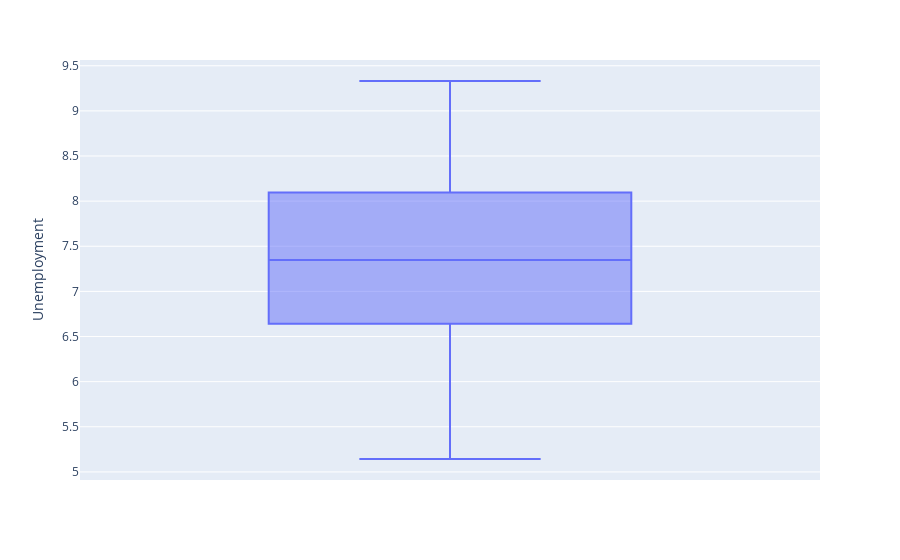

This figure's notebook cell:
### Code cell
fig = px.box(data_filtered, y="Unemployment")
fig.show()

### Figure 1 — Plotly figure (JSON) as saved in the notebook; plotly's stock layout.template omitted (floating-point values rounded to 4 significant figures)
{"data": [{"alignmentgroup": "True", "hovertemplate": "Unemployment=%{y}<extra></extra>", "legendgroup": "", "marker": {"color": "#636efa"}, "name": "", "notched": false, "offsetgroup": "", "orientation": "v", "showlegend": false, "type": "box", "x0": " ", "xaxis": "x", "y": [5.527, 8.243, 6.664, 6.034, 5.422, 8.424, 8.256, 6.061, 7.872, 6.664, 8.15, 7.17, 7.057, 8.09, 8.304, 8.09, 8.15, 8.15, 6.162, 7.943, 6.104, 7.348, 6.961, 7.057, 8.424, 7.545, 6.104, 6.833, 5.965, 5.143, 7.441, 6.877, 7.866, 7.197, 6.3, 7.658, 6.877, 7.567, 8.622, 6.925, 6.425, 5.644, 6.529, 5.644, 8.625, 7.197, 8.028, 5.946, 8.521, 7.682, 6.339, 6.489, 8.595, 7.962, 6.855, 8.975, 7.771, 8.549, 7.47, 7.658, 6.858, 7.484, 9.331, 6.768, 8.163, 6.299, 6.299, 8.106, 7.564, 6.56, 9.331, 7.127, 7.795, 7.527, 6.315, 6.442, 6.868, 6.315, 7.787, 7.951, 6.496, 6.973, 8.099, 7.856, 7.343, 8.899, 6.384, 7.092, 7.896, 7.808, 7.368, 7.092, 6.635, 7.343, 8.35, 8.992, 7.951, 8.099, 8.963, 6.885, 7.346, 6.833, 9.202, 6.908, 8.744, 5.943, 6.833, 7.806, 6.235, 6.961, 7.931, 5.936, 8.89, 8.535, 9.199], "y0": " ", "yaxis": "y"}], "layout": {"boxmode": "group", "legend": {"tracegroupgap": 0}, "margin": {"t": 60}, "xaxis": {"anchor": "y", "domain": [0, 1]}, "yaxis": {"anchor": "x", "domain": [0, 1], "title": {"text": "Unemployment"}}}}
